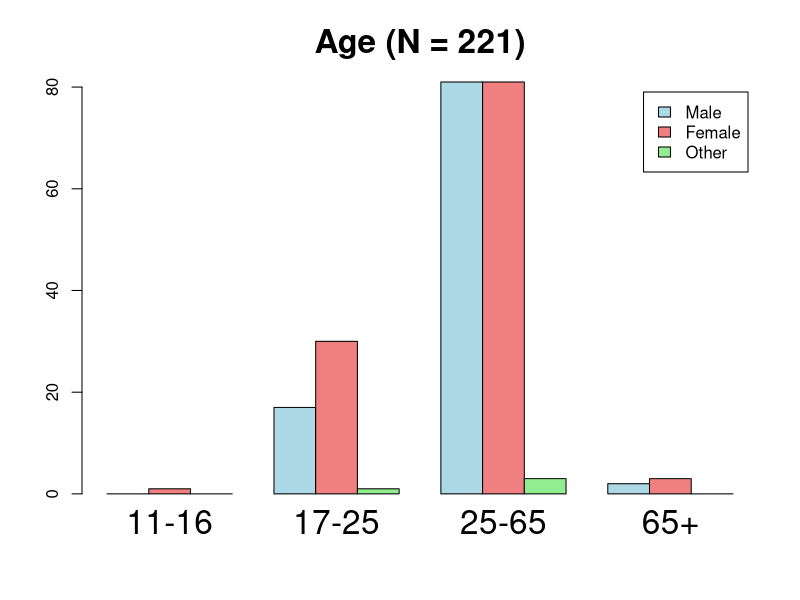
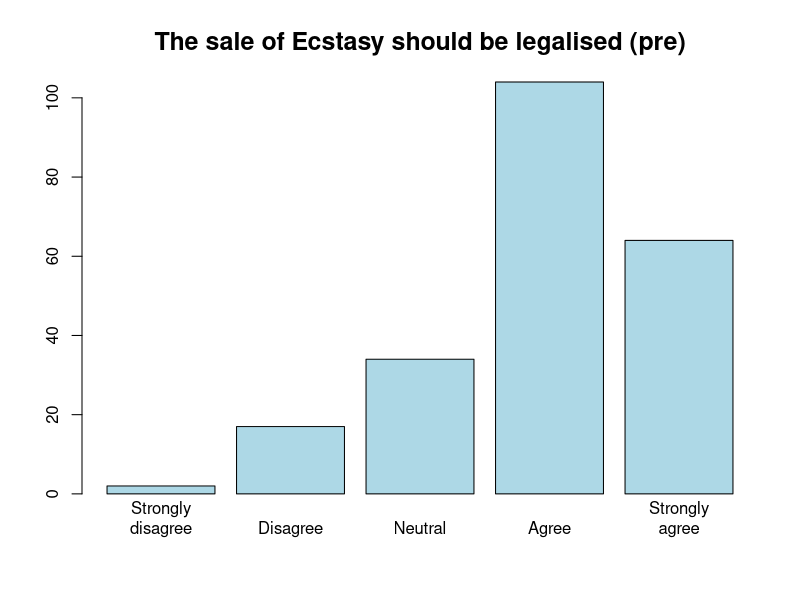
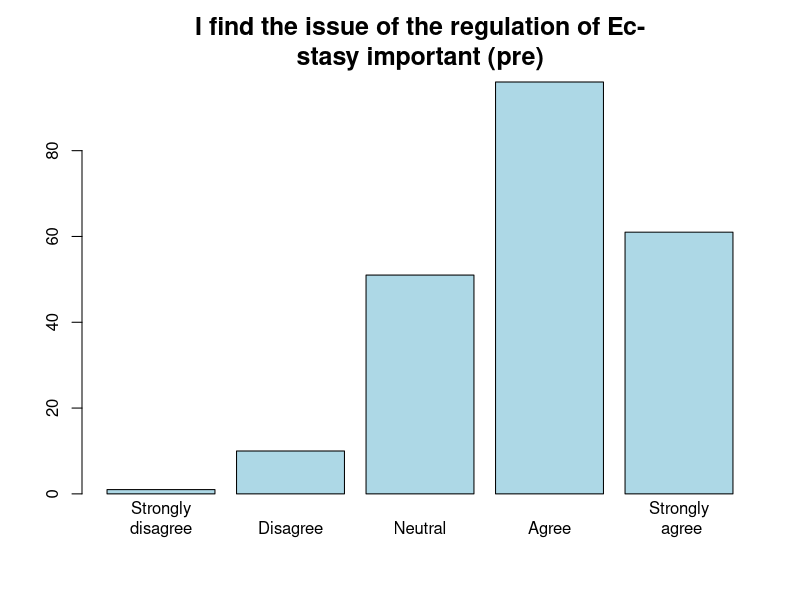
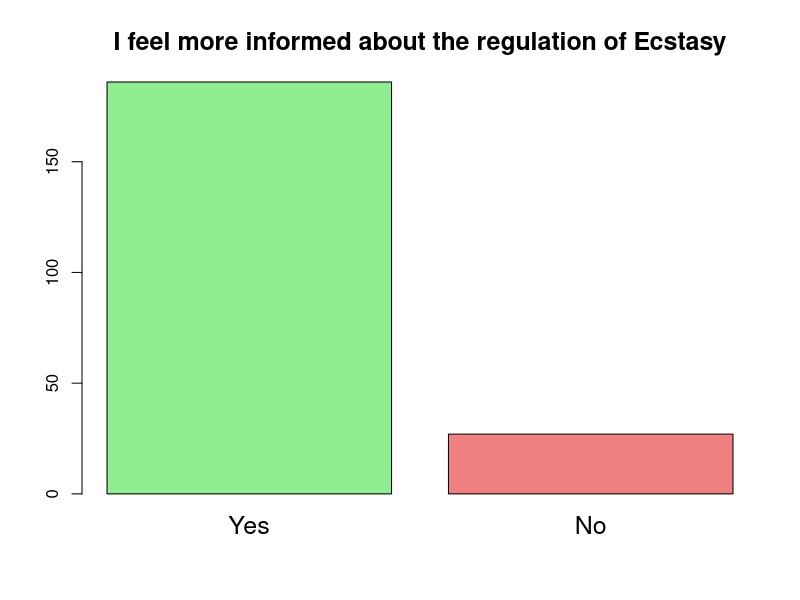
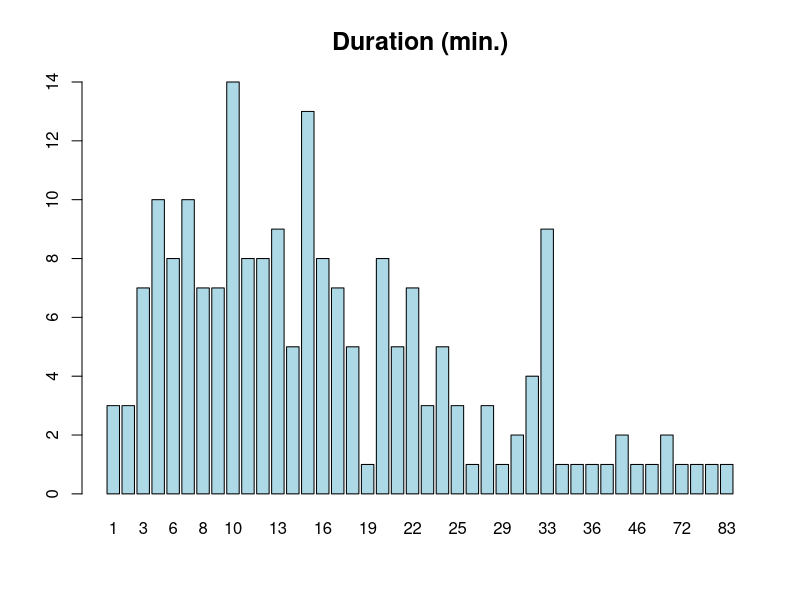
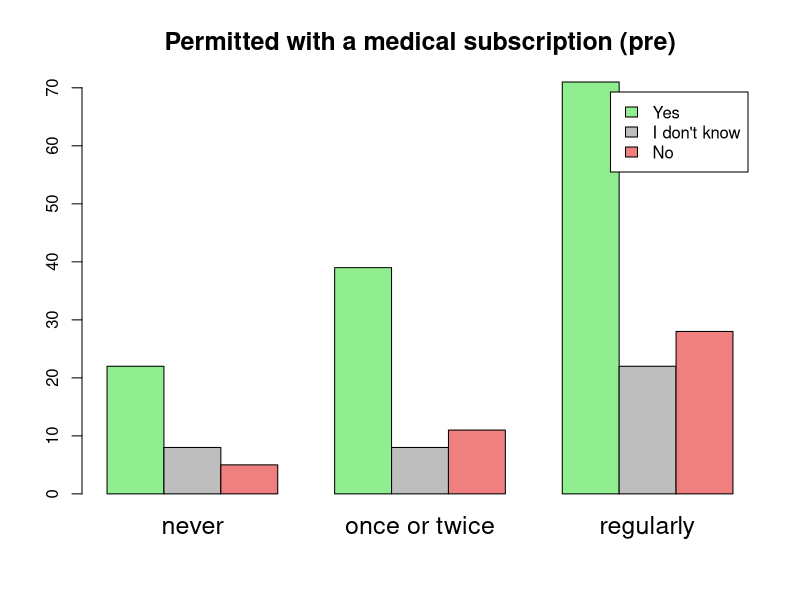
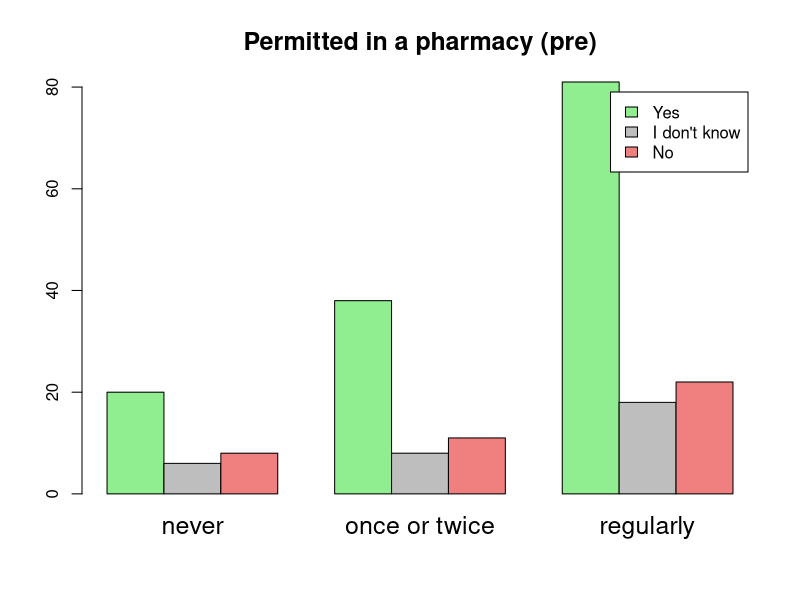
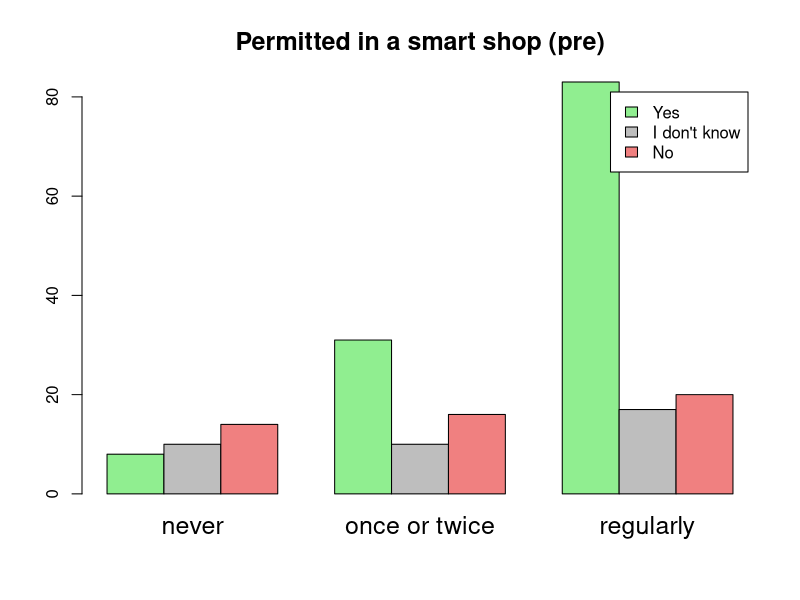

R code for these plots, in order:
## ---- chunk 1
knitr::opts_chunk$set(echo = TRUE)
## ---- chunk 2
x <- readxl::read_xlsx("Poppi_results.xlsx")
x$duration=as.numeric((x$t2-x$t1)/60)
x$duration[x$duration <= 0]=NA
x=x[,c(-1,-11)]


questions='The sale of Ecstasy should be legalised (pre)'
questions[2]='I find the issue of the regulation of Ec-
stasy important (pre)'
questions[3]='Permitted with a medical subscription (pre)'
questions[4]='Permitted in a pharmacy (pre)'
questions[5]='Permitted in a smart shop (pre)'
questions[6]='Permitted in bars/clubs (pre)'
questions[7]='Permitted for people of legal age (pre)'
questions[8]='Permitted with a valid ID (pre)'
questions[9]='and marketing can be permitted (pre)'
questions[10]='The sale of Ecstasy should be legalised (post)'
questions[11]='I find the issue of the regulation of Ec-
stasy important (post)'
questions[12]='Permitted with a medical subscription (post)'
questions[13]='Permitted in a pharmacy (post)'
questions[14]='Permitted in a smart shop (post)'
questions[15]='Permitted in bars/clubs (post)'
questions[16]='Permitted for people of legal age (post)'
questions[17]='Permitted with a valid ID (post)'
questions[18]='and marketing can be permitted (post)'
questions[19]='I feel more informed about the regulation of Ecstasy'
questions[20]='Gender'
questions[21]='Age'
questions[22]='I have used Ecstasy'
names=list()
names[[1]]=c('Strongly\ndisagree','Disagree','Neutral','Agree','Strongly\nagree')
names[[2]]=c('Strongly\ndisagree','Disagree','Neutral','Agree','Strongly\n agree')
names[[3]]=c("Yes","I don't know", "No")
for(i in 4:9) names[[i]]=names[[3]]
names[[10]]=names[[1]]
names[[11]]=names[[2]]
for(i in 12:18) names[[i]]=names[[3]]
names[[19]]=c("Yes", "No")
names[[20]]=c('Male','Female','Other')#,'Prefer not to say')
names[[21]]=c('11-16','17-25','25-65','65+')
names[[22]]=c('never','once or twice','regularly','Prefer not to say')
## ---- chunk 3
y=as.matrix(x)
#for(i in 1:21)
#barplot(table(y[,i]), main=questions[i],cex.main=.8,col='lightblue',names.arg=names[[i]])
barplot(table(y[,20],y[,21]),beside=T,names.arg=names[[21]],
        main=paste(questions[21],'(N = 221)'),col=c('lightblue','lightcoral','lightgreen'),cex.names=2,cex.main=2,legend=names[[20]])

## ---- chunk 4
y=as.matrix(x)
i=1;barplot(table(y[,i]), main=questions[i],cex.main=.8,col='lightblue',names.arg=names[[i]],cex.main=1.5,cex.names=1)
## ---- chunk 5
i=2;barplot(table(y[,i]), main=questions[i],cex.main=.8,col='lightblue',names.arg=names[[i]],cex.main=1.5,cex.names=1)
## ---- chunk 6
i=19;barplot(table(y[,i]), main=questions[i],cex.main=.8,names.arg=names[[i]],col=c('lightgreen','lightcoral'),cex.main=1.5,cex.names=1.5)
## ---- chunk 7
i=23;barplot(table(y[,i]), main='Duration (min.)',cex.main=.8,,cex.main=1.5,cex.names=1,col='lightblue')
## ---- chunk 8
y=as.matrix(x)
y[y[,22]==4,]=NA
for (i in 3:9)
barplot(table(y[,i],y[,22]),beside=T,names.arg=names[[22]][-4],
        main=questions[i],col=c('lightgreen','grey','lightcoral'),cex.names=1.5,cex.main=1.5,legend=names[[i]])
## ---- chunk 9
y=as.matrix(x)

for (i in 3:9)
barplot(table(y[,i],y[,21]),beside=T,names.arg=names[[21]],
        main=questions[i],col=c('lightgreen','grey','lightcoral'),cex.names=1.5,cex.main=1.5,legend=names[[i]])
## ---- chunk 10
y=as.matrix(x)

for (i in 3:9)
barplot(table(y[,i],y[,20]),beside=T,names.arg=names[[20]],
        main=questions[i],col=c('lightgreen','grey','lightcoral'),cex.names=1.5,cex.main=1.5,legend=names[[i]])
## ---- chunk 11
data_selection=as.data.frame(x)
names(data_selection)
data_selection=data_selection[,c('used',"sale1","sale2","imp1","imp2")]
data_selection$used[data_selection$used==4]=NA


data_selection=na.omit(data_selection)
w=reshape(data_selection,
        varying = list(c("sale1", "sale2"),c("imp1","imp2")),  # Columns to pivot
        v.names = c("sale","imp"),                   # Name for values
        timevar = "Pre_Post",                    # Name for the time variable
        times = c("Pre", "Post"),         # New variable levels
        direction = "long"
)
head(w)
model1 <- aov(sale ~ Pre_Post + Error(as.factor(id)/Pre_Post), data = w)
summary(model1)
t.test(w$sale[w$Pre_Post=='Pre'],w$sale[w$Pre_Post=='Post'],paired=T)
t.test(data_selection[,2],data_selection[,3],paired=T)

model2 <- aov(sale ~ used + Pre_Post + Error(as.factor(id)/Pre_Post), data = w)
summary(model2)

library(ggplot2)
library(tidyverse)
summary_data <- w %>%
  group_by(used, Pre_Post) %>%
  summarise(
    mean_sale = mean(sale),
    se = sd(sale) / sqrt(n()),
    .groups = "drop"
  )

summary_data <- summary_data %>%
  mutate(used_label = case_when(
    used == 1 ~ "never",
    used == 2 ~ "once or twice",
    used == 3 ~ "regularly",
    
    TRUE ~ as.character(used)  # Fallback for other numbers
  ))


summary_data <- summary_data %>%
  mutate(Pre_Post = factor(Pre_Post, levels = rev(levels(factor(Pre_Post)))))


ggplot(summary_data, aes(x = Pre_Post, y = mean_sale, group = used_label, color = used_label)) +
  geom_line() +
  geom_point(size = 5) +
  geom_errorbar(aes(ymin = mean_sale - se, ymax = mean_sale + se), width = 0.1) +
  labs(
    title = "The sale of Ecstasy should be legalised",
    x = "Pre/Post",
    y = "Agree",
    color = "Used"
  ) +
  theme_minimal()+
  theme(
    plot.title = element_text(size = 18, face = "bold"),  # Bigger title
    axis.title.x = element_text(size = 14),              # Bigger x-axis label
    axis.title.y = element_text(size = 14),              # Bigger y-axis label
    axis.text = element_text(size = 12),                 # Bigger tick labels
    legend.title = element_text(size = 17),              # Bigger legend title
    legend.text = element_text(size = 14)                # Bigger legend text
  )
